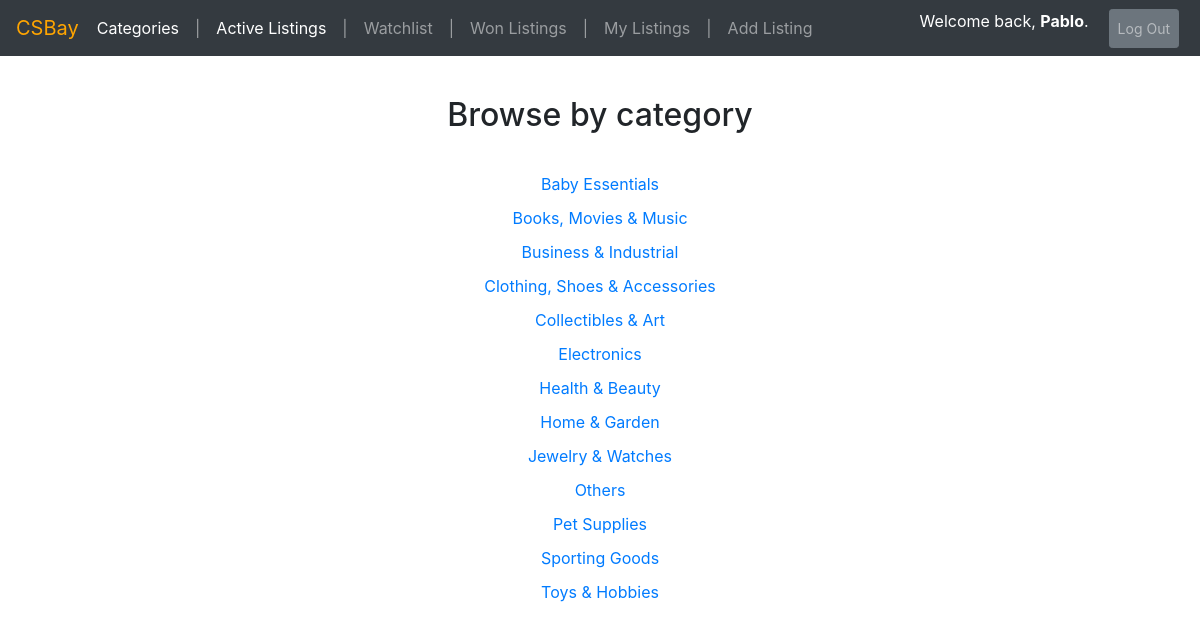
The page /categories (signed in) on the database its author committed.
### auctions/models.py (models this page shows)
class User(AbstractUser):
    pass

class Category(models.Model):
    name = models.CharField(max_length=100, db_index=True)
    class Meta:
        verbose_name_plural = 'Categories'
        ordering = ['name']
    def __str__(self):
        return self.name

### auctions/views.py (the view)
# urls.py: path("categories", views.categories_view, name="categories"),
def categories_view(request):
    categories = Category.objects.all()
    return render(request, 'auctions/category_list.html', {'categories' : categories})

### auctions/templates/auctions/category_list.html (shortened to what this page needs)
{% extends "auctions/layout.html" %}
{% block body %}
<div id="main-container">
    <h2>Browse by category</h2>
    <div id="categories-container">
        <div>
            {% for category in categories %}
            <div style="margin:10px;">
                <a href="{% url 'category' category.name %}">
                    {{category}}
                </a>
            </div>
            {% endfor %}
        </div>
    </div>
</div>
{% endblock %}

### auctions/templates/auctions/layout_navbar.html (shortened to what this page needs)
    <nav class="navbar navbar-expand-lg navbar-dark bg-dark">
    <a class="navbar-brand" href="#" style="color:orange;margin-right:25px;">CSBay</a>
    <div class="collapse navbar-collapse row justify-content-between" id="navbarSupportedContent">
        <ul class="navbar-nav mr-auto">
            <li class="nav-item active">
                <a class="nav-link" href="{% url 'categories' %}">Categories</a>
            </li>
            <li class="nav-link">|</li>
            <li class="nav-item active">
                <a class="nav-link" href="{% url 'index' %}">Active Listings</a>
            </li>
            {% if user.is_authenticated %}
            <li class="nav-link">|</li>
            <li class="nav-item">
                <a class="nav-link" href="{% url 'watchlist' %}">Watchlist</a>
            </li>
            <li class="nav-link">|</li>
            <li class="nav-item">
                <a class="nav-link" href="{% url 'won' %}">Won Listings</a>
            </li>
            <li class="nav-link">|</li>
            <li class="nav-item">
                <a class="nav-link" href="{% url 'my_listings' %}">My Listings</a>
            </li>
            <li class="nav-link">|</li>
            <li class="nav-item">
                <a class="nav-link" href="{% url 'new' %}">Add Listing</a>
            </li>
            {% endif %}
        </ul>
        <ul class="navbar-nav align-self-end" style="color: white;">
            <li class="nav-item active" style="margin-right:20px;" >
                    {% if user.is_authenticated %}
                    Welcome back, <strong>{{ user.username | title }}</strong>.
                    {% else %}
                    Not signed in.
                    {% endif %}
                </li>
                {% if user.is_authenticated %}
                <li class="nav-item">
                    <a class="nav-link btn btn-secondary btn-sm" style="margin: 0px 20px 0px 0px" href="{% url 'logout' %}">Log Out</a>
                </li>
                {% endif %}
        </ul>
    </div>
    </nav>

### auctions/static/auctions/styles.css (style rules this page uses)
body { padding: 0px; }
#categories-container { display: flex; flex-direction: column; align-content: center; text-align: center; margin-top: 20px; }
#main-container { display: flex; flex-direction: column; align-items: center; width: 60%; height: 90vh; }

### rows shown on the page
User: username "Pablo"
Category: name "Baby Essentials"
Category: name "Books, Movies & Music"
Category: name "Business & Industrial"
Category: name "Clothing, Shoes & Accessories"
Category: name "Collectibles & Art"
Category: name "Electronics"
Category: name "Health & Beauty"
Category: name "Home & Garden"
Category: name "Jewelry & Watches"
Category: name "Others"
Category: name "Pet Supplies"
Category: name "Sporting Goods"
Category: name "Toys & Hobbies"
